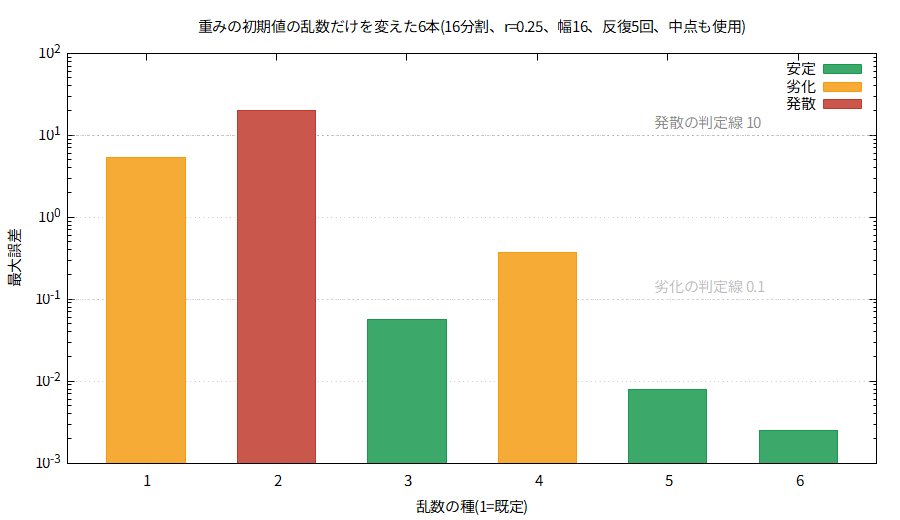

Write gnuplot code to recreate this figure.
# 図9 初期値の乱数6通りの最大誤差(16分割・r=0.25・中点も使用)
set encoding utf8
set terminal pngcairo size 900,520 font "Noto Sans JP,11"
set output 'fig09_seeds.png'
set title '重みの初期値の乱数だけを変えた6本(16分割、r=0.25、幅16、反復5回、中点も使用)'
set xlabel '乱数の種(1=既定)'
set ylabel '最大誤差'
set logscale y
set format y '10^{%L}'
set yrange [1e-3:1e2]
set xrange [0.4:6.6]
set xtics 1,1,6
set grid ytics
set boxwidth 0.6
set style fill solid 0.85
set arrow from 0.4, first 10 to 6.6, first 10 nohead dt 3 lc rgb '#888888'
set label '発散の判定線 10' at 4.9,14 tc rgb '#888888'
set arrow from 0.4, first 0.1 to 6.6, first 0.1 nohead dt 3 lc rgb '#bbbbbb'
set label '劣化の判定線 0.1' at 4.9,0.14 tc rgb '#bbbbbb'
plot 'fig09_seeds.dat' using ($3==0?$1:1/0):2 with boxes lc rgb '#1a9850' title '安定',      ''                using ($3==1?$1:1/0):2 with boxes lc rgb '#f39c12' title '劣化',      ''                using ($3==2?$1:1/0):2 with boxes lc rgb '#c0392b' title '発散'
